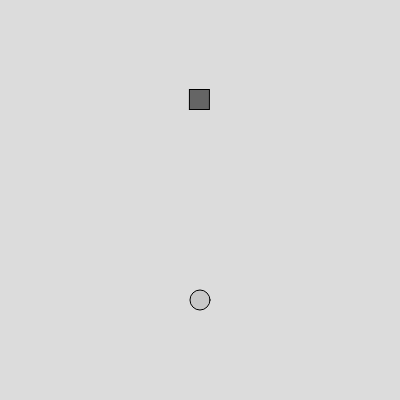
Frame 1 (no input)
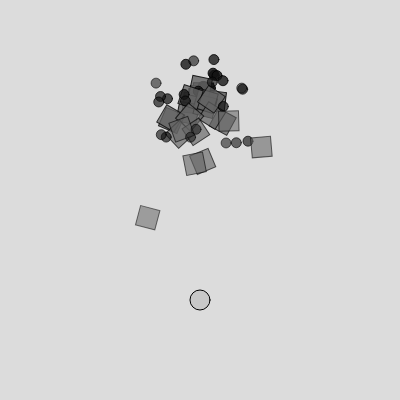
Frame 60 (no input)
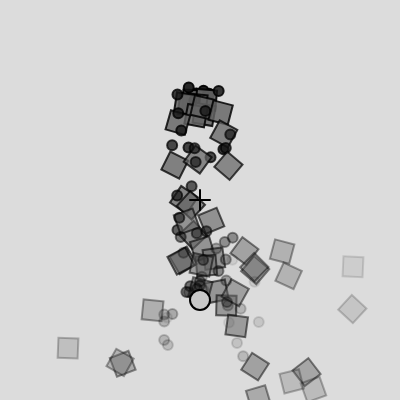
Frame 120 (the mouse pressed at the canvas centre since frame 60)

The p5.js sketch that drew these frames (run headless with seeded random() and noise() and a simulated clock; from frame 60 on, the mouse is pressed at the canvas centre):

// p5.js sketch
// ── sketch.js
/*Expand Example 4.7 to include multiple repellers and attractors. How might you use inheritance and polymorphism to create separate Repeller and Attractor classes without duplicating code?*/

// code with one attractor and one repeller

let emitter;
let repeller;
let attractor;

function setup() {
  createCanvas(400, 400);
  emitter = new Emitter (width/2, 100);
  repeller = new Repeller(width/2, 300);
  
}

function draw() {
  background(220);
  
  // add particle objects to emitter (aparticle system)
  emitter.addParticles();
  
  // apply forces--gravity, repelling forces, attracting force
  // gravity
  let gravity = createVector(0, 0.1);
  emitter.applyForce(gravity);
  // repelling force
  emitter.applyRepeller(repeller);
  
  // update particle position and show them
  emitter.run()
  
  // show repellers and attractors
  repeller.show();
  
  if (mouseIsPressed){
    attractor = new Attractor(mouseX, mouseY);
    // attracting force
    emitter.applyAttractor(attractor);
    attractor.show()
  }
}


class Emitter{
  constructor(x, y){
    this.emitters = [];
    this.position = createVector(x, y);

  }
  
  addParticles(){
    // let emitter = new Particle(this.position.x, this.position.y);
    // this.emitters.push(emitter);
    
    let emitter;
    let r = random(0, 1);
    if (r<0.5){
      emitter = new Particle(this.position.x, this.position.y);     
    }else{
      emitter = new Confetti(this.position.x, this.position.y);
    }
    this.emitters.push(emitter);
    
  }
  
  run(){
    for (let i = this.emitters.length-1; i>=0; i--){
      let emitter = this.emitters[i];
      emitter.run();
      if (emitter.isDead()){
        this.emitters.splice(i, 1);
      }
    }
  }
  
  applyForce(force){
    for(let emitter of this.emitters){
      emitter.applyForce(force);
    }
  }
  
  applyRepeller(repeller){
    for (let emitter of this.emitters){
      let force = repeller.calculateRepelForce(emitter);
      emitter.applyForce(force);
      // console.log(force);
    }
  }
  
  applyAttractor(attractor){
    for (let emitter of this.emitters){
      let force = attractor.calculateAttractingForce(emitter);
      emitter.applyForce(force);
    }
  }
}


class Particle{
  constructor(x, y){
    this.position = createVector(x, y);
    this.velocity = createVector(random(-1, 1), random(-2, 0));
    this.acceleration = createVector();
    this.lifespan = 255;
    this.mass = 1;
  }
  
  run(){
    // let gravity = createVector(0, 0.1);
    this.update();
    // this.applyForce(gravity);
    this.show();
  }
  
  update(){
    this.velocity.add(this.acceleration);
    this.position.add(this.velocity);
    this.acceleration.mult(0);
    this.lifespan -= 2.0;
    
  }
  
  applyForce(force){
    let f = force.copy();
    // f = m * a
    f.div(this.mass);
    this.acceleration.add(f);
  }
  
  isDead(){
    if(this.lifespan >0){
      return false;
    }else{
      return true;
    }
  }
  
  show(){
    fill(20, this.lifespan);
    stroke(0, this.lifespan);
    circle(this.position.x, this.position.y, 10);
  }
}


class Confetti extends Particle{
  constructor(x, y){
    super(x, y);
    this.angularVelocity = 0;
    this.angularAcceleration = 0.001;
    this.angle = 0;
    this.mass = 0.5;
  }
  
  update(){
    super.update();
    this.angularVelocity+=this.angularAcceleration;
    this.angle += this.angularVelocity;
  }
  
  show(){
    fill(100, this.lifespan);
    stroke(0, this.lifespan);
    
    // let angle = map(this.position.x, 0, width, 0, TWO_PI * 2);
    
    push()
    translate(this.position.x, this.position.y);
    rotate(this.angle);
    rectMode(CENTER);
    square(0, 0, 20);
    pop();
  }
}


class Repeller{
  constructor(x, y){
    // A Repeller doesn’t move, so you just need position.
    this.position = createVector(x, y);
    // Instead of mass, use the concept of power to scale the repellent force.
    this.strength = 150;
  }
  
  calculateRepelForce(particle){
    let force = p5.Vector.sub(this.position, particle.position);
    let dist = force.mag();
    dist = constrain(dist, 5, 50);
    let strength = (-1 * this.strength) / (dist * dist);
    force.setMag(strength);
    return force;
    
  }
  
  show(){
    fill(200);
    stroke(0);
    circle(this.position.x, this.position.y, 20);
    
  }
}


class Attractor{
  constructor(x, y){
    this.position = createVector(x, y);
    this.G = 1;
    this.mass = 10;
  }
  
  calculateAttractingForce(particle){
    // formula--G*m1*m2/(dist*dist)
    let force = p5.Vector.sub(this.position, particle.position);
    let dist = force.mag();
    dist = constrain(dist, 2, 10);
    let magnitude = (this.G * this.mass * particle.mass) / (dist*dist);
    force.setMag(magnitude);
    return force;

  }
  
  show(){
    fill(130);
    strokeWeight (2);

    line(this.position.x-10,this.position.y, this.position.x+10,this.position.y);
    line(this.position.x,this.position.y+10, this.position.x,this.position.y-10);

  }
}
